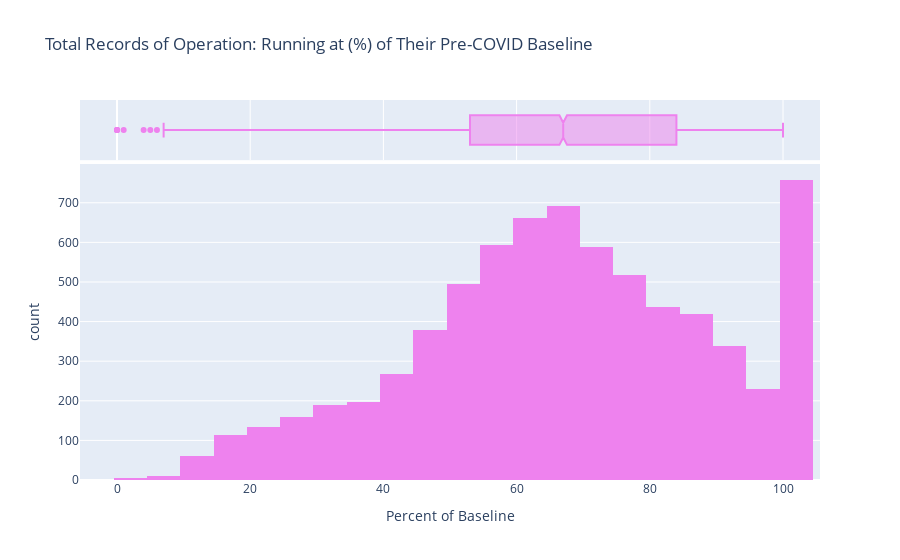

Here is the notebook cell this chart was saved with:
### Code cell
# # Plots number of airport records running at XX% of their pre-COVID baseline   
import plotly.express as px

# Assuming you have df with the necessary data

# Define the color you want to use for the histogram bars
bar_color = 'violet'

# Create the histogram plot
hist = px.histogram(df, 
                    x=df.percentofbaseline, 
                    labels={"percentofbaseline": "Percent of Baseline"},
                    title="Total Records of Operation: Running at (%) of Their Pre-COVID Baseline",
                    nbins=30, 
                    marginal="box",
                    color_discrete_sequence=[bar_color])

# Show the histogram plot
hist.show()

### Figure 1 — Plotly figure (JSON) as saved in the notebook; plotly's stock layout.template omitted (floating-point values rounded to 4 significant figures; data arrays with more than 128 entries replaced by an {"elided": "..."} marker saying what was removed)
{"data": [{"alignmentgroup": "True", "bingroup": "x", "hovertemplate": "Percent of Baseline=%{x}<br>count=%{y}<extra></extra>", "legendgroup": "", "marker": {"color": "violet", "pattern": {"shape": ""}}, "name": "", "nbinsx": 30, "offsetgroup": "", "orientation": "v", "showlegend": false, "type": "histogram", "x": {"elided": "7247 int values"}, "xaxis": "x", "yaxis": "y"}, {"alignmentgroup": "True", "hovertemplate": "Percent of Baseline=%{x}<extra></extra>", "legendgroup": "", "marker": {"color": "violet"}, "name": "", "notched": true, "offsetgroup": "", "showlegend": false, "type": "box", "x": {"elided": "7247 int values"}, "xaxis": "x2", "yaxis": "y2"}], "layout": {"barmode": "relative", "legend": {"tracegroupgap": 0}, "title": {"text": "Total Records of Operation: Running at (%) of Their Pre-COVID Baseline"}, "xaxis": {"anchor": "y", "domain": [0, 1], "title": {"text": "Percent of Baseline"}}, "xaxis2": {"anchor": "y2", "domain": [0, 1], "matches": "x", "showgrid": true, "showticklabels": false}, "yaxis": {"anchor": "x", "domain": [0, 0.8316], "title": {"text": "count"}}, "yaxis2": {"anchor": "x2", "domain": [0.8416, 1], "matches": "y2", "showgrid": false, "showline": false, "showticklabels": false, "ticks": ""}}}
